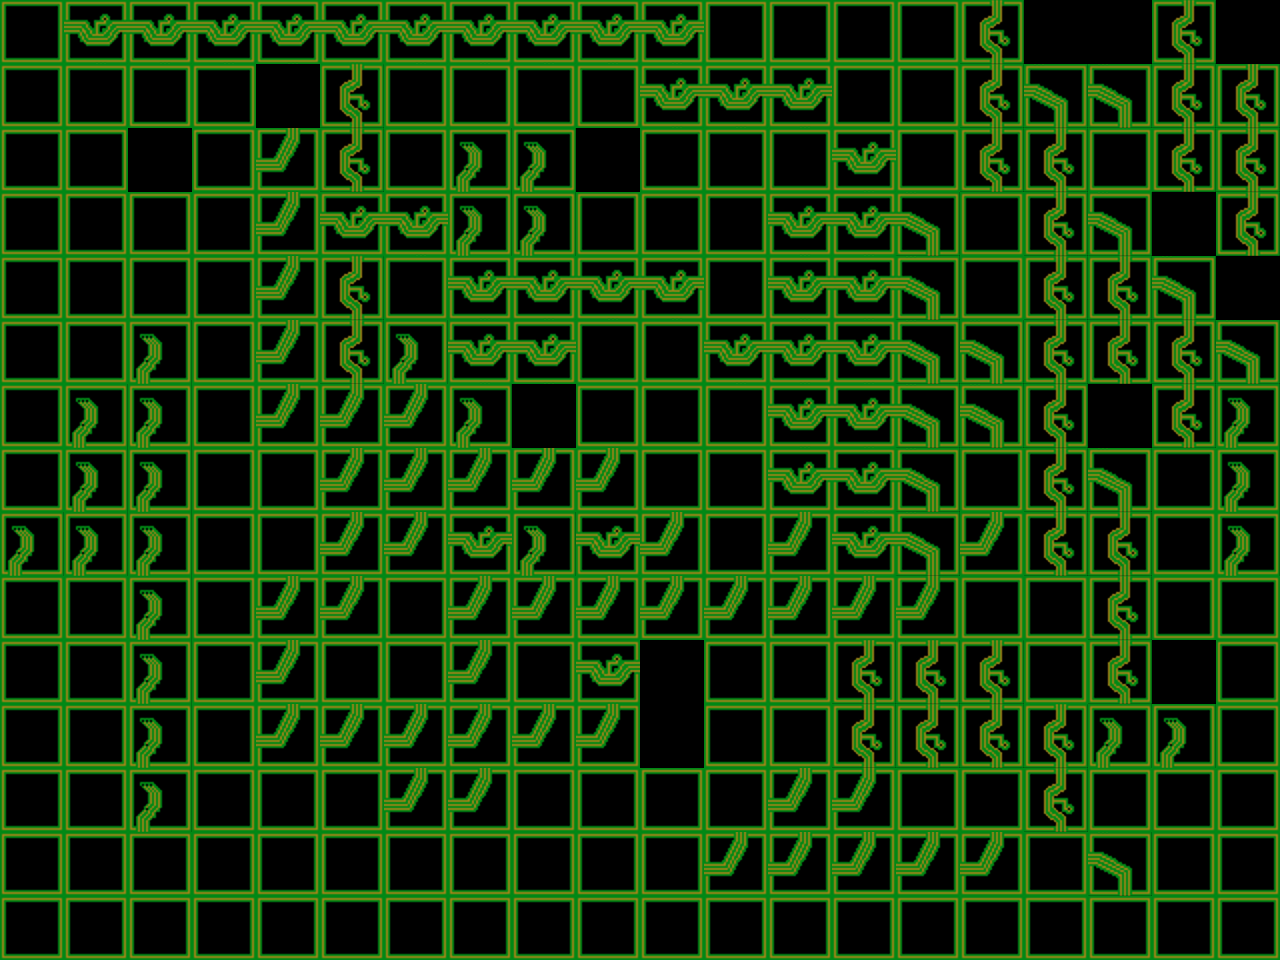

This game map was drawn from its Tiled (.tmx) file and the tilesets committed beside it. A one-line description and the full map source follow:
An orthogonal 20x15 tile map with 64x64 px tiles, 1 tile layer (Tile Layer 1).

<map version="1.0" orientation="orthogonal" renderorder="right-down" width="20" height="15" tilewidth="64" tileheight="64" nextobjectid="1">
 <tileset firstgid="1" name="testTileSet" tilewidth="64" tileheight="64" tilecount="16" columns="4">
  <image source="testTileSet.png" width="256" height="256" />
 </tileset>
 <layer name="Tile Layer 1" width="20" height="15">
  <data encoding="csv">
1,5,5,5,5,5,5,5,5,5,5,1,1,1,1,9,0,0,9,0,
1,1,1,1,0,9,1,1,1,1,5,5,5,1,1,9,6,6,9,9,
1,1,0,1,10,9,1,2,2,0,1,1,1,5,1,9,9,1,9,9,
1,1,1,1,10,5,5,2,2,1,1,1,5,5,6,1,9,6,0,9,
1,1,1,1,10,9,1,5,5,5,5,1,5,5,6,1,9,9,6,0,
1,1,2,1,10,9,2,5,5,1,1,5,5,5,6,6,9,9,9,6,
1,2,2,1,10,10,10,2,0,1,1,1,5,5,6,6,9,0,9,2,
1,2,2,1,1,10,10,10,10,10,1,1,5,5,6,1,9,6,1,2,
2,2,2,1,1,10,10,5,2,5,10,1,10,5,6,10,9,9,1,2,
1,1,2,1,10,10,1,10,10,10,10,10,10,10,10,1,1,9,1,1,
1,1,2,1,10,1,1,10,1,5,0,1,1,9,9,9,1,9,0,1,
1,1,2,1,10,10,10,10,10,10,0,1,1,9,9,9,9,2,2,1,
1,1,2,1,1,1,10,10,1,1,1,1,10,10,1,1,9,1,1,1,
1,1,1,1,1,1,1,1,1,1,1,10,10,10,10,10,1,6,1,1,
1,1,1,1,1,1,1,1,1,1,1,1,1,1,1,1,1,1,1,1
</data>
 </layer>
</map>